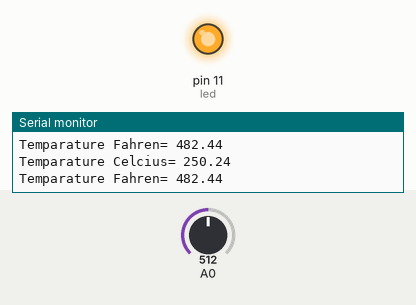
This sketch was run on a simulated Arduino Uno, built with avr-gcc and run on an emulated ATmega328P. Shown: output pins drawn as LEDs (lit = HIGH), the last lines printed to the serial monitor. Inputs (shaded band) come from the test bench; at power-on: A0 = 512.

Above: at 1.8 s.
1.9 s: A0 set to 66
3.4 s: A0 set to 55
At 5.2 s:
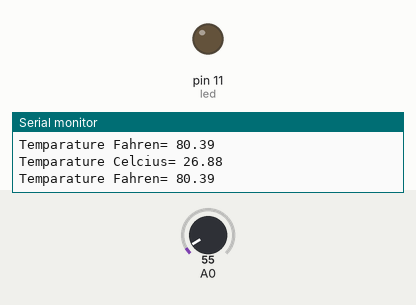
5.5 s: A0 set to 122
At 6.9 s:
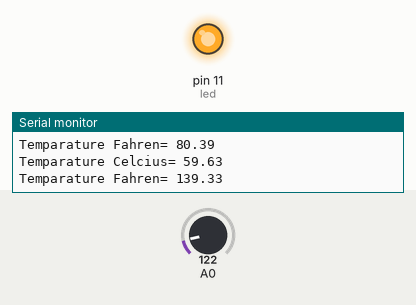
7.5 s: A0 set to 20
At 8.5 s:
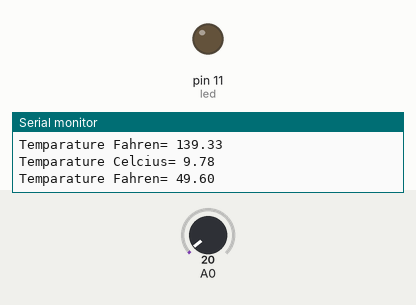
Timing chart, 0 to 10.5 s (numbered marks = the images above; inputs shaded):
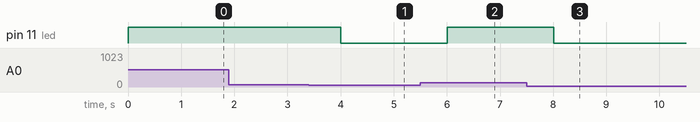

The sketch:

temperature.ino
```cpp
int temerature=A0;
int led=11;
float tempc;
float tempf;

void setup()
{
  pinMode(led,OUTPUT);
  Serial.begin(9600);
}
 void loop()
{
  float a=analogRead(A0);
  float analogWrite(A0);
  a=(a*500)/1023;
  tempc=a;
  tempf=(a*1.8)+32;
  Serial.print("Temparature Celcius= ");
  Serial.println(tempc);
  if (a>30)
  {
    digitalWrite(led,HIGH);
  }
  else
  {
    digitalWrite(led,LOW);
  }
  Serial.print("Temparature Fahren= ");
  Serial.println(tempf);
  delay(1000);

}
```

Measured:
- the behaviour switches between 62 and 61 on A0 (found by bisection; images 0 and 1)
- after the input at 3.4 s, pin 11 (led): HIGH → LOW after 0.61 s
- after the input at 5.5 s, pin 11 (led): LOW → HIGH after 0.51 s
- after the input at 7.5 s, pin 11 (led): HIGH → LOW after 0.51 s
